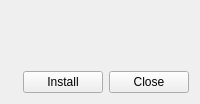
<?xml version="1.0" encoding="UTF-8"?>
<ui version="4.0">
 <class>UpdateDownloaded</class>
 <widget class="QWidget" name="UpdateDownloaded">
  <property name="windowTitle">
   <string>Update downloaded</string>
  </property>
  <layout class="QVBoxLayout" name="layout">
   <item>
    <widget class="QLabel" name="text" />
   </item>
   <item>
    <widget class="QLabel" name="folderLink" />
   </item>
   <item>
    <widget class="QLabel" name="note" />
   </item>
   <item>
    <layout class="QHBoxLayout" name="buttons" stretch="1,0,0">
     <item>
      <spacer name="buttonsStart">
       <property name="orientation">
        <enum>Qt::Horizontal</enum>
       </property>
       <property name="sizeType">
        <enum>QSizePolicy::Expanding</enum>
       </property>
       <property name="sizeHint" stdset="0">
        <size>
         <width>0</width>
         <height>0</height>
        </size>
       </property>
      </spacer>
     </item>
     <item>
      <widget class="QPushButton" name="install">
       <property name="text">
        <string>Install</string>
       </property>
      </widget>
     </item>
     <item>
      <widget class="QPushButton" name="close">
       <property name="text">
        <string>Close</string>
       </property>
      </widget>
     </item>
    </layout>
   </item>
  </layout>
 </widget>
 <resources />
 <connections />
</ui>
